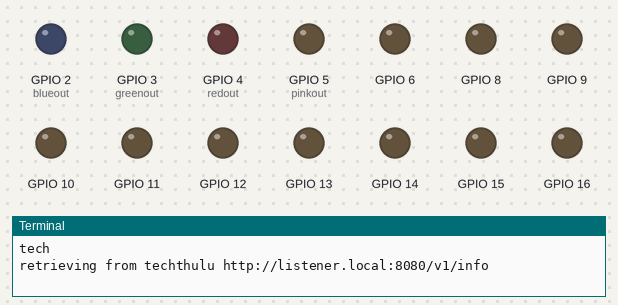
The program below on a simulated Raspberry Pi (BCM pin numbers). Shown: output pins drawn as LEDs (lit = HIGH), the last lines printed to the terminal. Files the program writes start out absent; random numbers come from a fixed seed; web requests get an empty 200 reply after 0.4 s; files that are not in the repository are absent.

Above: at 0.2 s.
At 8.5 s:
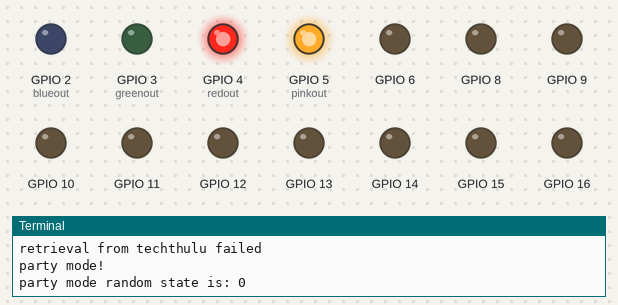
At 20.9 s:
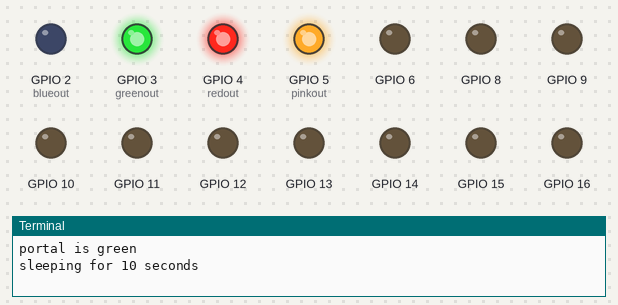
At 31.3 s:
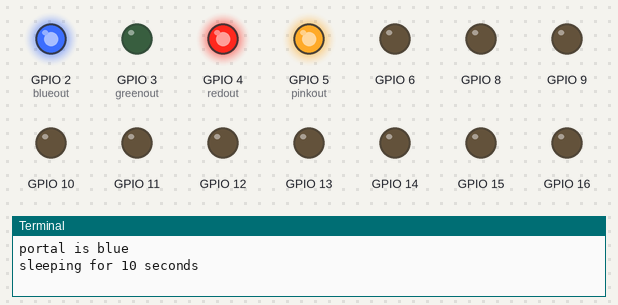
Timing chart, 0 to 32.8 s (numbered marks = the images above):
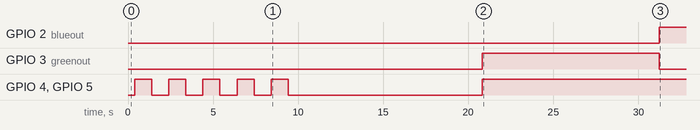

Measured:
- by itself, GPIO 2 (blueout): LOW → HIGH at 31.2 s
- by itself, GPIO 3 (greenout): LOW → HIGH at 20.8 s, → LOW 10.4 s later
- by itself, GPIO 4 (redout), GPIO 5 (pinkout): goes 4 × (HIGH 1.0 s, LOW 1.0 s), HIGH 1.0 s, LOW 11.4 s, then HIGH

The program:

listener.py
```python
#!/usr/bin/python3

import json
import sys
import urllib.request
import time
import random
from gpiozero import LED
from time import sleep


#wigwam is test server, listener.local is onsite techthulu - comment out the local to get the test server
#techURL = 'http://operation-wigwam.ingress.com:8080/v1/test-info'
techURL = 'http://listener.local:8080/v1/info'
pollInterval = 10
blueout = LED(2)
greenout = LED(3)
redout = LED(4)
pinkout = LED(5)
#LED(4).on()
#LED(5).on()
LED(6).on()
#LED(7).on()
LED(8).on()
LED(9).on()
LED(10).on()
LED(11).on()
LED(12).on()
LED(13).on()
LED(14).on()
LED(15).on()
LED(16).on()


def makeblue(level=8):
     blueout.on()
     greenout.off()
     redout.on()
     pinkout.on()
     print("portal is blue")
     statusfile = open('/tmp/statusfile',mode="w")
     statusfile.write("blue"+str(level)+"\n")
     statusfile.close()

def makegreen(level=8):
     blueout.off()
     greenout.on()
     pinkout.on()
     redout.on()
     print("portal is green")
     statusfile = open('/tmp/statusfile',mode="w")
     statusfile.write("green"+str(level)+"\n")
     statusfile.close()

def makegray(level=0):
     blueout.off()
     greenout.off()
     for i in range(5):
       pinkout.on()
       redout.on()
       time.sleep(int(1))
       pinkout.off()
       redout.off()
       time.sleep(int(1))

     print("portal is gray")
     statusfile = open('/tmp/statusfile',mode="w")
     statusfile.write("gray\n")
     statusfile.close()

def techthulu():
    try:
       print("retrieving from techthulu "+techURL)
       jsondata = urllib.request.urlopen(techURL).read().decode('utf-8')
       portalstate = json.loads(jsondata)
       if (portalstate['result']['controllingFaction'] == "Neutral"):
            makegray(portalstate['result']['level'])
       if (portalstate['result']['controllingFaction'] == "Enlightened"):
            makegreen(portalstate['result']['level'])
       if (portalstate['result']['controllingFaction'] == "Resistance"):
            makeblue(portalstate['result']['level'])
       print("retrieval complete")
    except:
       print("retrieval from techthulu failed")
       controldata='party'
       party()

def forceblue():
     makeblue()

def forcegreen():
     makegreen()

def forceneutral():
     makegray()

def party():
     print("party mode!")
     state = random.randint(0,2)
     print("party mode random state is: "+str(state))
     if (state == 2):
         makegreen(random.randint(1,8))
     if (state == 1):
         makeblue(random.randint(1,8))
     if (state == 0):
         makegray()

def main():
     curstate = "neutral"
     try:
          controlfile = open('/tmp/controlfile',mode="rt")
          controldata = controlfile.readline().rstrip("\n")
     except OSError:
          controldata='tech'

     while (not controldata=='exit'):
          print(controldata)
          if (controldata == 'tech'):
               techthulu()
          if (controldata == 'forceblue'):
               forceblue()
          if (controldata == 'forcegreen'):
               forcegreen()
          if (controldata == 'forceneutral'):
               forceneutral()
          if (controldata == 'party'):
               party()

          print("sleeping for "+str(pollInterval)+" seconds\n")
          time.sleep(int(pollInterval))
          try:
               controlfile = open('/tmp/controlfile',mode="rt")
               controldata = controlfile.readline().rstrip("\n")
          except OSError:
               controldata='tech'


main()
```
